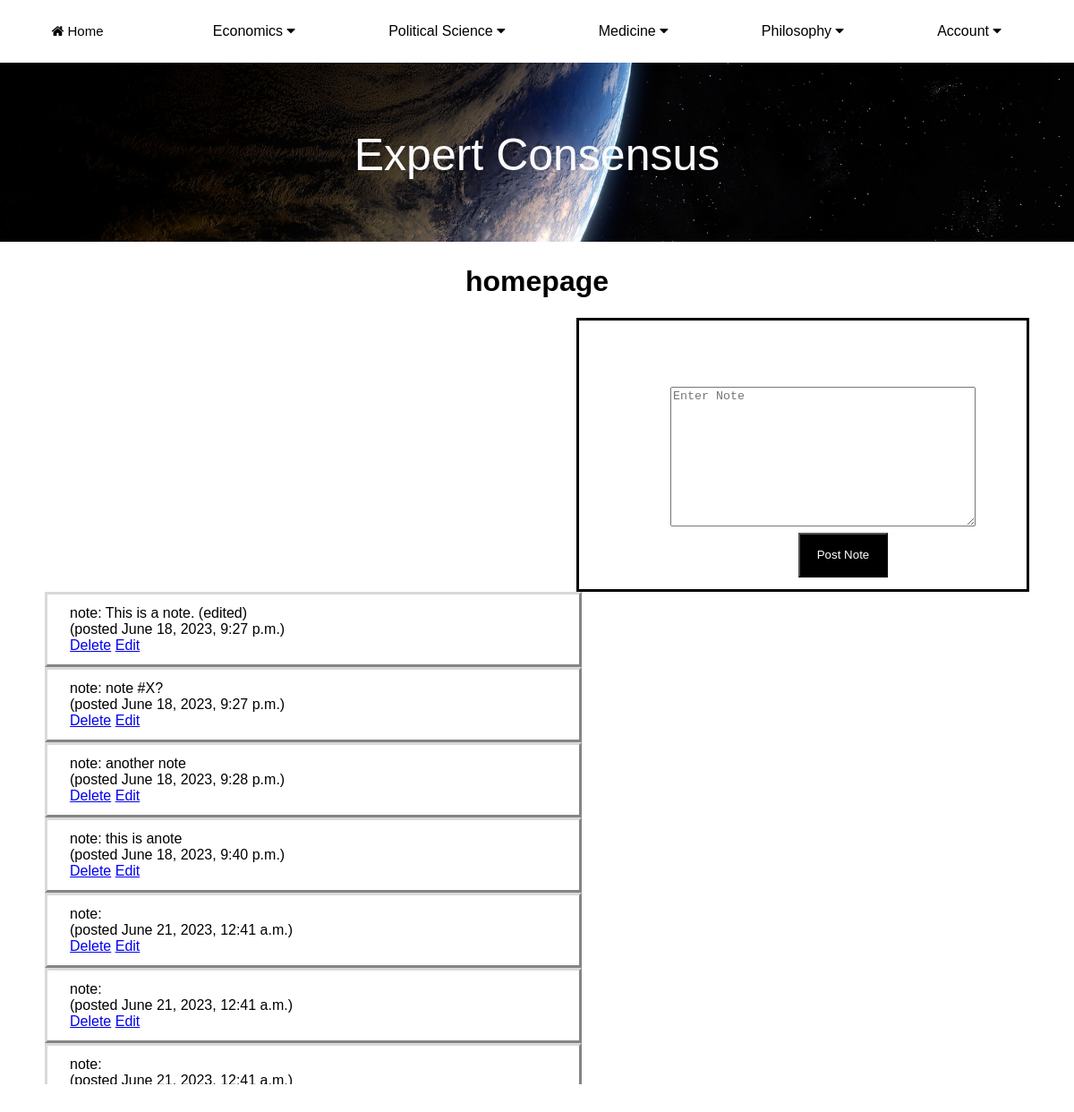
The app's page /MainApp/ (signed in) with its own data.
### MainApp/models.py (models this page shows, shortened)
class Note(models.Model):
    user = models.ForeignKey(User, related_name="Notes", on_delete=models.DO_NOTHING)
    body = RichTextField(blank=True, null=True)
    created_at = models.DateTimeField(auto_now_add=True)
    profile = models.ForeignKey(Profile, related_name="Notes", on_delete=models.DO_NOTHING, null=True)

### MainApp/views.py (the view, shortened to what this page needs)
# urls.py: 2. Add a URL to urlpatterns:  path('', views.home, name='home')
def home(request):
    requested_url = request.path
    if request.user.is_authenticated:
        form = NoteForm(request.POST or None)
        followed_profiles = request.user.profile.follows.all()
        print("FOLLOWING: ",followed_profiles)
        current_user = request.user
        print("URL is......",requested_url)
        home = Post.published.all()
        notes = Note.objects.filter(profile__in=followed_profiles)
        paginator = Paginator(home,2)
        page_number = request.GET.get('page', 1)
        try:
            posts = paginator.page(page_number)
        except PageNotAnInteger:
            posts = paginator.page(1)
        except EmptyPage:
            posts = paginator.page(paginator.num_pages)
        if requested_url == "/MainApp/philosophy/":
            return render(request, 'MainApp/post/philosophy_blog.html', {'posts': posts})
        elif requested_url == "/MainApp/economics/":
            return render(request, 'MainApp/post/economics.html', {'posts': posts})
        else:
            return render(request, 'MainApp/post/list.html', {'notes': notes, "form":form})
    else:
        return render(request, 'MainApp/post/list.html')

### MainApp/forms.py
class NoteForm(forms.ModelForm):
    body = forms.CharField(required=True,
                           widget=forms.widgets.Textarea(attrs={
                               "placeholder":"Enter Note",
                               "class":"form-control"
                           }),
                           label="",)
    class Meta:
        model = Note
        exclude = ("profile","user")

### MainApp/models.py (called while the page is built)
    def get_queryset(self):
        return super().get_queryset().filter(status=Post.Status.PUBLISHED)

    def __str__(self):
        return f"{self.user.username}"

### MainApp/templates/MainApp/post/list.html (shortened to what this page needs)
{% extends "MainApp/base.html" %}
{% block content %}
<h1>homepage</h1>
<div id="home_note">
{% if form %}
    <p>
    <form method="POST" style="border: none;">
        <div id="home_submit">
            {{ form.as_p }}
        </div>
    <div id="home_submit_btn_div">
        <button type="submit" id="home_submit_btn">Post Note</button>
    </div>
    </form>
    </p>
</div>
<div id="note_wrapper">
<div id="note_list">
{% if user.is_authenticated %}
{% for note in notes %}
<div id="note_div">
    note: {{note.body|urlize}}
    <br>
    (posted {{note.created_at}})
    <br>
    {% if request.user.username == note.user.username %}
        <a href="{% url 'MainApp:delete_note' note.id %}">Delete</a>
        <a href="{% url 'MainApp:edit_note' note.id %}"> Edit</a>
    {% endif %}
</div>
{% endfor %}
{% endif %}
</div>
</div>
{% endif %}
{% endblock %}

### MainApp/static/style.css (style rules this page uses)
body { margin: 0; padding: 0; background: white; font-family: arial; }
.form-control { text-align:left; }
#home_submit { margin: auto; margin-left: 10px; margin-right: 10px; position: relative; top: 10; left: 60; }
#note_wrapper { height: 550px; width:50%; overflow:auto; margin-left:50px; }
#note_list { width:100%; margin:auto; float:left; bottom: 20; margin-bottom: 20px; }
#note_div { border-style: outset; border-color: #d9d9d9; padding: 12px 25px; }
#home_note { display:block; height: 300px; width: 500px; border:solid; float: right; margin-right:50px; overflow-y: auto; }
#home_submit_btn_div { text-align:center; margin:auto; position:relative; right: 180; top: 120; }
#home_submit_btn { color:white; background-color: black; align: center; width: 100px; height: 50px; }
p { color: black; text-align: center; }
h1 { color: black; text-align: center; }
form { box-sizing: border-box; padding: 2rem; border-radius: 1rem; background-color: hsl(0, 0%, 100%); border: 4px solid hsl(0, 0%, 90%); display: grid; grid-template-columns: 1fr 1fr; gap: 2rem; }

### records on screen
Note: body "This is a note. (edited)", created_at "June 18, 2023, 9:27 p.m.", shows "Delete"
Note: body "note #X?", created_at "June 18, 2023, 9:27 p.m.", shows "Delete"
Note: body "another note", created_at "June 18, 2023, 9:28 p.m.", shows "Delete"
Note: body "this is anote", created_at "June 18, 2023, 9:40 p.m.", shows "Delete"
Note: created_at "June 21, 2023, 12:41 a.m.", shows "Delete"
Note: created_at "June 21, 2023, 12:41 a.m.", shows "Delete"
Note: created_at "June 21, 2023, 12:41 a.m."
